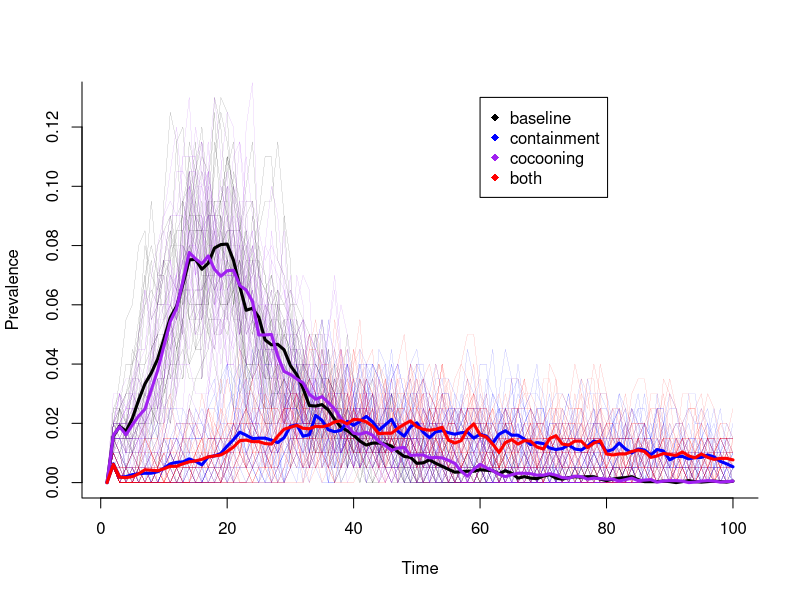
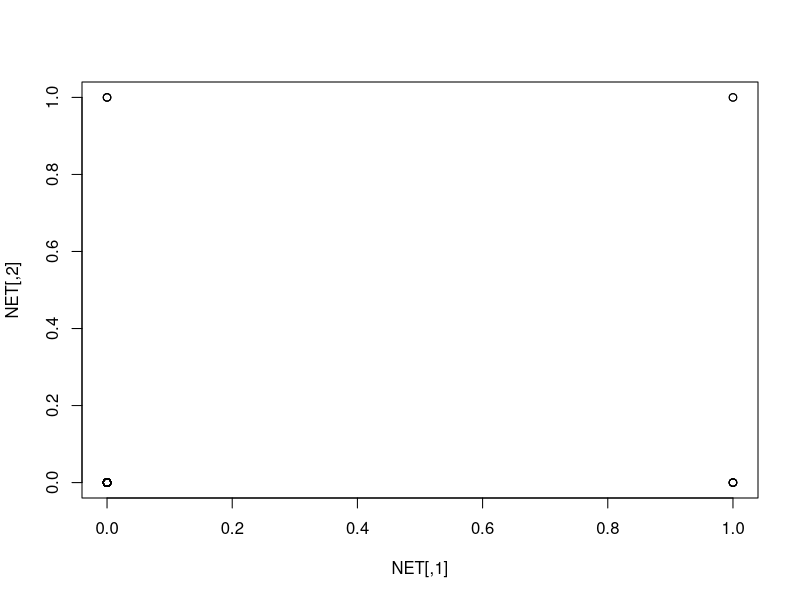
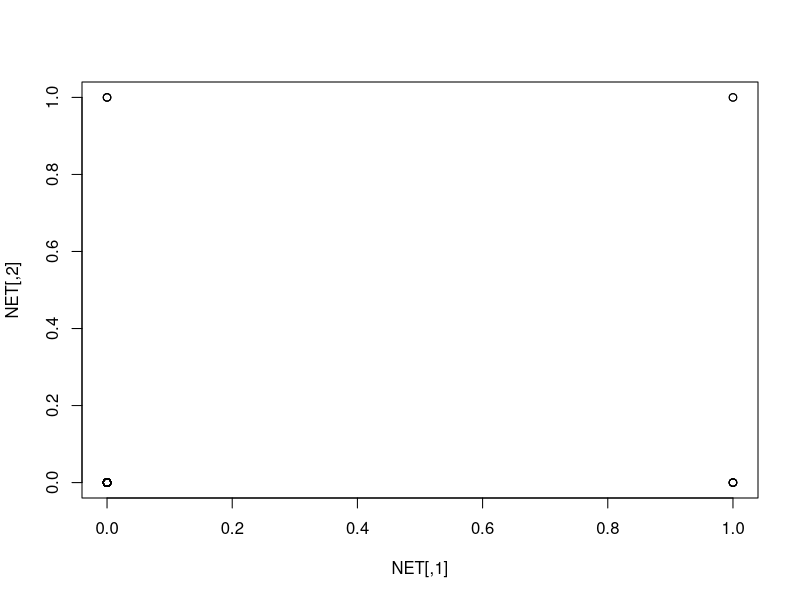

Write R code to recreate these figures, in order.
#===================================================================================
#  Lots of R packages for graphs
#	these are described in a CRAN task view here:
#	http://cran.r-project.org/web/views/gR.html
#	-install the 'network' package
#===================================================================================

#install.packages("network")
library(network)


#===================================================================================
#	Model neighborhood connections
#	-NEIGH: is a matrix of connections
#   -numneigh        #define the number of neighbors to connect
#   note: this leaves the ends with fewer connections
#===================================================================================
getNEIGH<-function(L,numneigh)
    {
    NEIGH<-matrix(0,L,L)  #set up an empty matrix
   

    for( i in numneigh:L-numneigh)
        {
            for (o in 1:numneigh)
            {
        NEIGH[i,i-o]<-1
        NEIGH[i,i+o]<-1
            }
        }
    diag(NEIGH)<-0
    return(NEIGH)
    }

#NEIGH_NET<-network(NEIGH, directed=FALSE)

#===================================================================================
#	Model long-distance connections
#	-Each node has a number of connections drawn from  negative binomial distribution
#	-LD is the matrix of connections
#   -LD_NET is the network
#===================================================================================

getLD<-function(L,connectivity)
    {
        LD<-matrix(rbinom(L^2,1,connectivity),L)
            for( i in 1:L)
                {
                LD[i,]<-LD[,i]
                }
            diag(LD)<-0
        return(LD)
    }


#LD_NET<-network(LD, directed=FALSE)

#===================================================================================
#	create a single connection network out of NEIGH and LD
#   -ALL_NET is the matrix
#   -NET is the network
#===================================================================================
getALL_NET<-function(NEIGH,LD)
    {
    ALL_NET<-matrix(0,L,L)  #set up an empty matrix
    ALL_NET<-NEIGH+LD>0     #the unity of connections from long and neighborhood connections
    ALL_NET<-ALL_NET*1      #so that it is displayed in 0 and 1s
    return(ALL_NET)
    }

#NET<-network(ALL_NET, directed=FALSE)




#===================================================================================
#	Risk matrix, incorporating potential interventions
#       -RISK is the probability of infection among connection
#   Interventions:
#       -contain: an option to decrease risk for some columns which are assumed to report infection
#           -identification: % of cases identified in time to attempt containment
#           -participation: % of contacts of the node for whom risk will be reduced
#           -reduction: degree by which risk will be reduce, multiplicative
#       -cocoon (or any intervention trying to protect mother)
#           -cocoonable: % of mothers that could realistically be protected in time
#           -protection: Average reduction in risk to those protected (includes participation in protection efforts)
#===================================================================================


getrisk<-function(b, reduction=.4, identification=.5, participation=.6, cocoonable=.3, protection=.6, contain=FALSE, cocoon=FALSE)
    {
    RISK<-b*NEIGH
    
    if(contain==TRUE)
	   {
        identified<-sample(L, round(L*identification))    #randomly selects individuals that would present in time for ring treatment
        participants<-sample(L, round(L*participation))    #randomly selects those who would participate in ring treatment

            for (j in identified)
                {
                RISK[participants,j]<- RISK[participants,j]*reduction
                }
        }
    RISK<-RISK+(b*LD)       #add back the long distance risk that is not affected by containment
    
    if(cocoon==TRUE)
	   {
           cocoons<-sample(L, round(L*cocoonable))    #randomly selects individuals that could be protected
           
           for (j in cocoons)
           {
               RISK[,j]<- RISK[,j]*protection
           }
       }
    
    return(RISK)
    }



#===================================================================================
#	Plotting functions
#	-COORDS lets it draw network once and saves the coordinates of each node
#	-COLS a vector to define colors in the plot 
#	-visualize: plots network, coloring the I nodes red
#===================================================================================




visualize_net<-function(NET)
	{
    COORDS<<-plot(NET,vertex.col="black")
    COLS<<-rep(1,L)
	COLS[I==1]<-"red"
	COLS[E==1]<-"orange"
	COLS[S==1]<-"black"
	COLS[R==1]<-"white"
	plot(NET,vertex.col=COLS, jitter=FALSE, coord=COORDS)
	}


visualize_nodes<-function()
	{
	COLS[I==1]<-"red"
	COLS[E==1]<-"orange"
	COLS[S==1]<-"black"
	COLS[R==1]<-"white"
    lines(COORDS,col=COLS,pch=19,type="p") # much faster than points()
	}

#===================================================================================
#	-Set up Simulation 
#	-S,E,I,R vectors
#===================================================================================

setup<-function()
	{
	S<<-rep(1,L)
	E<<-rep(0,L)
	I<<-rep(0,L)
	R<<-rep(0,L)
	recoverday<<-rep(0,L)
    cases<<-NA
	}

#===================================================================================
#	Key functions of stochastic simulation
#	-infect changes I from 0 to 1, also changes E and S to 0
#===================================================================================

infect<-function(node, day=i)
	{
        I[node]<<-1
        E[node]<<-0
        S[node]<<-0
        cases<<-which(I==1)
        recoverday[node]<<-day+duration
	}
		
expose<-function()
	{
        if(length(cases==1))
           {
               temp<-ALL_NET[,cases]==1
           }
           
        if(length(cases)>1)
           {
               temp<-rowSums(ALL_NET[,cases])>=1
           }
        if(length(temp>=1))
            {
                temp <- temp & !R # recovered are not exposed assuming immunity at least over time period
                E[temp]<<-1
                E[cases]<<-0
                S[temp]<<-0
            }
	}

recover<-function(node)
	{
        I[node]<<-0
        E[node]<<-0
        S[node]<<-0
        R[node]<<-1
        cases<<-which(I==1)
	}


#===================================================================================
#	Simulation function
#   Parameters:
#       -b : probaility infection given exposure / time step (ie rate)
#       -endtime: number of time steps in simulation
#       -index_cases: the # of cases at timepoint 1
#       -connectivity % of population that comes into relevant contact. Note this scales with L, the population size
#       -numneigh Number of neighboring nodes a cases will expose, also the number that might be treated in containment. Currently the number is doubled as the simulation is 2 dimensional (a 3 means 6 nodes will be exposed)
#       -coco : whether a cocoon strategy is attempted
#       -cont : whether a containment strategy is attempted
#       -identification, participation, reduction, coconnable, protection (see the Risk Matrix function above)
#===================================================================================

dosim<-function(cont= FALSE, coco=FALSE, index_cases=1, numneigh=3, connectivity=.01, b=.01, identification=1, participation=1, reduction=0,cocoonable=.1, protection=.6)
    {
        #reset the population vectors
            i<<-1
            setup()
            PREV<<-temp<<-rep(0,endtime)  #empty vector
        
        #create the exposure and risk matrices
            NEIGH<<-getNEIGH(L, numneigh)
            LD<<-getLD(L, connectivity)
            ALL_NET<<-getALL_NET(NEIGH,LD)

            RISK<<-getrisk(b, reduction=reduction, identification=identification, participation=participation, cocoonable=cocoonable, protection=protection, contain=cont, cocoon=coco)
            
        #seed the epidemic
        
            cases<<-(sample(L,index_cases))           # infect the index cases
            infect(cases)
            expose()                                # expose nodes connected to index cases
       
        #simulate the epidemic
           for(i in 2:endtime)
                {
                    
                    random<-matrix(runif(L*L),L,L)  # draw a random number matrix for stochastic infection
                    risk<-E*RISK                    # multiplying risk matrix by the exposed vector
                    toinfect<-which(rowSums(random<risk)>0)
                    infect(toinfect,day=i)
                    recover(which(recoverday==i))
                    expose()
                    PREV[i]<-sum(I)/L               # store the prevalence at time i
                }
            return(PREV)
    }

#===================================================================================
#   Global Parameters
#       -sims: number of simulations per arm
#       -duration : number of timepoints a case is infectious
#
#===================================================================================
sims<-30
endtime<-100
L<-200
I<-rep(0,L)     #allows use of the symbol I for infectious and sets it to zero
duration<-2

#no containment
baseline<-matrix(NA,endtime,sims)
for (x in 1:sims)
    {
        baseline[,x]<-dosim(cont= FALSE, coco=FALSE)
    }



#containment
contained<-matrix(NA,endtime,sims)
for (x in 1:sims)
    {
        contained[,x]<-dosim(cont= TRUE, coco=FALSE)
    }


#cocoon
cocooned<-matrix(NA,endtime,sims)
for (x in 1:sims)
    {
        cocooned[,x]<-dosim(cont= FALSE, coco=TRUE)
    }

#both
both<-matrix(NA,endtime,sims)
for (x in 1:sims)
    {
        both[,x]<-dosim(cont= TRUE, coco=TRUE)
    }

#===================================================================================
#	Visualize the results
#	-black lines: simulations with no interventions
#	-blue lines: Simulaitons with containment
#   -purple lines: simulations with cocooning
#   -red lines: simulations with both containment and cocooning
#
#   -Thicker lines are means across the simulations in each arm
#===================================================================================


#plots of each simulation
quartz()
matplot(1:endtime, baseline, type = "l", xlab = "Time", ylab = "Prevalence", main = "", lwd = .1, lty = 1, bty = "l", col = "black")
matplot(1:endtime, contained, type = "l", xlab = "Time", ylab = "Prevalence", main = "", lwd = .1, lty = 1, bty = "l", col = "blue", add=TRUE)
matplot(1:endtime, cocooned, type = "l", xlab = "Time", ylab = "Prevalence", main = "", lwd = .1, lty = 1, bty = "l", col = "purple", add=TRUE)
matplot(1:endtime, both, type = "l", xlab = "Time", ylab = "Prevalence", main = "", lwd = .1, lty = 1, bty = "l", col = "red", add=TRUE)

#show the means for each set of simulations
lines(rowMeans(baseline),col="black", lwd=3)
lines(rowMeans(contained),col="blue", lwd=3)
lines(rowMeans(cocooned),col="purple", lwd=3)
lines(rowMeans(both),col="red", lwd=3)
legend(60, max(baseline), c("baseline", "containment", "cocooning", "both"), pch = 18, col = c("black", "blue", "purple", "red"))








#===================================================================================
#	-par sets up a plot window. par(ask=TRUE) requires a <Enter> between plots (for a movie)
#   -Visualize_net shows the network of local and longdistnace contacts
#===================================================================================
par(ask=FALSE)
visualize_net(ALL_NET)



#####-------------old below

#===================================================================================
#	-Simulated population parameters
#===================================================================================

L<-num_obs<-100  #number of households and individuals
S<-rep(1,L)
E<-rep(0,L)
I<-rep(0,L)
R<-rep(0,L)





#define the length in days of the simulation
reps<-100

#set time to day 1
i<-1

#an empty vector to store the prevalence over the course of the simulation
PREV<-rep(0,reps)

#sets the whole populations to susceptible
setup()

#set how many index cases and draw them randomly
index<-index_case<-sample(L,5)

#infect the index cases
infect(index_case)

#expose those nodes connected to the index cases
expose()
